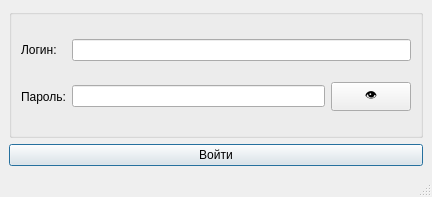
<?xml version="1.0" encoding="UTF-8"?>
<ui version="4.0">
 <class>MainWindow</class>
 <widget class="QMainWindow" name="MainWindow">
  <property name="geometry">
   <rect>
    <x>0</x>
    <y>0</y>
    <width>432</width>
    <height>197</height>
   </rect>
  </property>
  <property name="windowTitle">
   <string>Raspyxxx</string>
  </property>
  <widget class="QWidget" name="centralwidget">
   <layout class="QGridLayout" name="gridLayout_2">
    <item row="0" column="0">
     <widget class="QGroupBox" name="groupBox">
      <property name="title">
       <string/>
      </property>
      <layout class="QGridLayout" name="gridLayout">
       <item row="0" column="0">
        <widget class="QLabel" name="login_label">
         <property name="text">
          <string>Логин:</string>
         </property>
        </widget>
       </item>
       <item row="1" column="0">
        <widget class="QLabel" name="pass_label">
         <property name="text">
          <string>Пароль:</string>
         </property>
        </widget>
       </item>
       <item row="1" column="1">
        <widget class="QLineEdit" name="pass_lineedit">
         <property name="echoMode">
          <enum>QLineEdit::Password</enum>
         </property>
        </widget>
       </item>
       <item row="1" column="2">
        <widget class="QPushButton" name="show_pass_button">
         <property name="text">
          <string>👁</string>
         </property>
        </widget>
       </item>
       <item row="0" column="1" colspan="2">
        <widget class="QLineEdit" name="login_lineedit"/>
       </item>
      </layout>
     </widget>
    </item>
    <item row="1" column="0">
     <layout class="QHBoxLayout" name="horizontalLayout_2">
      <item>
       <widget class="QPushButton" name="log_in_button_2">
        <property name="text">
         <string>Войти</string>
        </property>
        <property name="default">
         <bool>true</bool>
        </property>
       </widget>
      </item>
     </layout>
    </item>
   </layout>
  </widget>
  <widget class="QMenuBar" name="menubar">
   <property name="geometry">
    <rect>
     <x>0</x>
     <y>0</y>
     <width>432</width>
     <height>23</height>
    </rect>
   </property>
  </widget>
  <widget class="QStatusBar" name="statusbar"/>
 </widget>
 <resources/>
 <connections/>
</ui>
